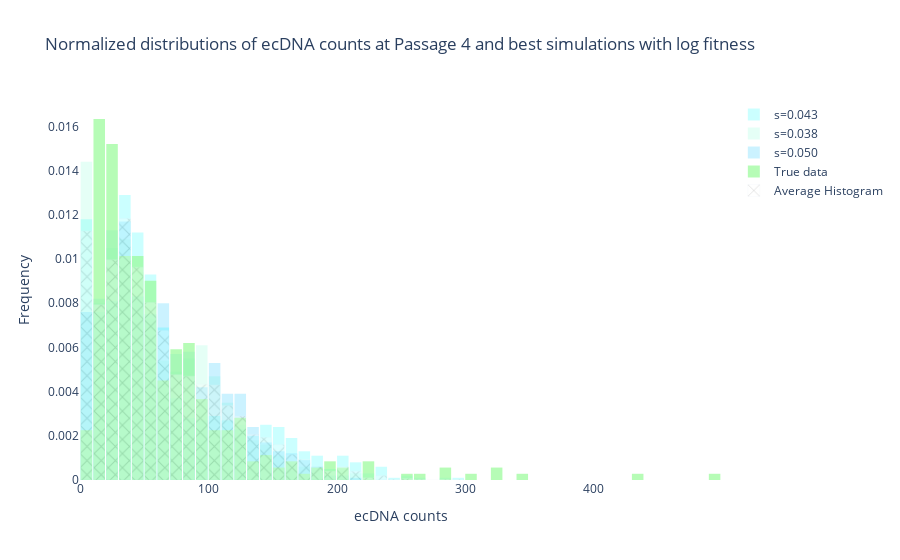

Notebook code cell kept with this figure:
### Code cell
plot_histograms_dict_overlay(dictionaries=best_simulations[:3],
                             true_data=true_data,
                             plot_true=True,
                             labels=[f's={s:.3f}' for s in best_s_values],
                             colors=('cyan','aquamarine','deepskyblue','lightblue', 'cornflowerblue','steelblue'),
                             opacity=(0.2, 0.2, 0.2, 0.2, 0.2, 0.2),
                             title=f'Normalized distributions of ecDNA counts at Passage 4 and best simulations with {fitness} fitness',
                             plot_avg=True,
                             save_fig=True,
                             filepath='plots/abc_best_simulations_p4.png')

### Figure 1 — Plotly figure (JSON) as saved in the notebook; plotly's stock layout.template omitted (floating-point values rounded to 4 significant figures; data arrays with more than 128 entries replaced by an {"elided": "..."} marker saying what was removed)
{"data": [{"histnorm": "probability density", "marker": {"color": "cyan", "pattern": {"shape": ""}}, "name": "s=0.043", "opacity": 0.2, "type": "histogram", "x": {"elided": "1000 int values"}, "xbins": {"size": 10}}, {"histnorm": "probability density", "marker": {"color": "aquamarine", "pattern": {"shape": ""}}, "name": "s=0.038", "opacity": 0.2, "type": "histogram", "x": {"elided": "1000 int values"}, "xbins": {"size": 10}}, {"histnorm": "probability density", "marker": {"color": "deepskyblue", "pattern": {"shape": ""}}, "name": "s=0.050", "opacity": 0.2, "type": "histogram", "x": {"elided": "1000 int values"}, "xbins": {"size": 10}}, {"histnorm": "probability density", "marker": {"color": "palegreen", "pattern": {"shape": ""}}, "name": "True data", "opacity": 0.7, "type": "histogram", "x": {"elided": "355 int values"}, "xbins": {"size": 10}}, {"hoverinfo": "text+y", "hovertext": ["(0 - 9)", "(10 - 19)", "(20 - 29)", "(30 - 39)", "(40 - 49)", "(50 - 59)", "(60 - 69)", "(70 - 79)", "(80 - 89)", "(90 - 99)", "(100 - 109)", "(110 - 119)", "(120 - 129)", "(130 - 139)", "(140 - 149)", "(150 - 159)", "(160 - 169)", "(170 - 179)", "(180 - 189)", "(190 - 199)", "(200 - 209)", "(210 - 219)", "(220 - 229)", "(230 - 239)", "(240 - 249)", "(250 - 259)", "(260 - 269)", "(270 - 279)", "(280 - 289)", "(290 - 299)"], "marker": {"color": "white", "pattern": {"shape": "x"}}, "name": "Average Histogram", "opacity": 0.3, "type": "bar", "x": [4.5, 14.5, 24.5, 34.5, 44.5, 54.5, 64.5, 74.5, 84.5, 94.5, 104.5, 114.5, 124.5, 134.5, 144.5, 154.5, 164.5, 174.5, 184.5, 194.5, 204.5, 214.5, 224.5, 234.5, 244.5, 254.5, 264.5, 274.5, 284.5, 294.5], "y": [0.01127, 0.007933, 0.009967, 0.01183, 0.009633, 0.008033, 0.006767, 0.004767, 0.0047, 0.004333, 0.0043, 0.003367, 0.0029, 0.002067, 0.001933, 0.0016, 0.001167, 0.0009333, 0.0006, 0.0004, 0.0006, 0.0004, 0.0001, 0.0002, 3.333e-05, 6.667e-05, 3.333e-05, 0, 3.333e-05, 3.333e-05]}], "layout": {"bargap": 0.1, "barmode": "overlay", "plot_bgcolor": "white", "title": {"text": "Normalized distributions of ecDNA counts at Passage 4 and best simulations with log fitness"}, "xaxis": {"title": {"text": "ecDNA counts"}}, "yaxis": {"title": {"text": "Frequency"}}}}
